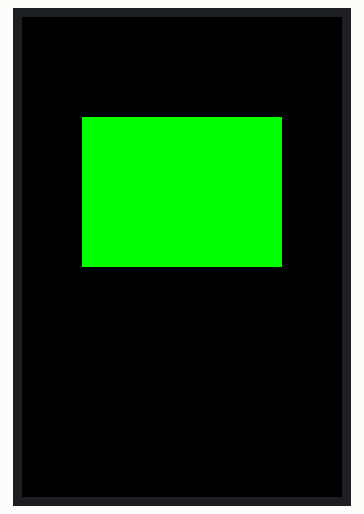
The sketch below on a simulated ESP32. Parts: 320×480 colour display.

Above: at 0.4 s.

The sketch:

green_test.ino
```cpp
// Screen test 1: does the display show anything at all?
//
// What it checks
//   That the ESP32 can talk to the display's driver chip (ILI9488) over SPI and draw on it.
//   Nothing else is involved: no touch, no Wi-Fi, no sensors.
//
// What you should see
//   A black screen with one green rectangle on it. The screen is used upright here (320 wide,
//   480 tall, because the test sets no rotation). The rectangle is 200 wide and 150 tall, and
//   its top left corner is 60 from the left edge and 100 from the top.
//
// Wiring (display pin -> ESP32 pin), as set in the code below
//   SCK         -> GPIO 18
//   SDI (MOSI)  -> GPIO 23
//   DC (RS)     -> GPIO 15
//   CS          -> GPIO 5
//   RESET       -> GPIO 4
//   SDO (MISO)  -> not connected: this test never reads from the display
//
// Where the pin numbers come from
//   The display sits on the lab's breakout board, which connects it to a regular ESP32
//   DevKit V1 board. The pin numbers are the ones in the course's table for that board:
//   the deck "Graphical display for microcontrollers" (in the knowledge bank: "Graphical
//   display on an external screen"), slide 8, "ICST Lab's Custom Breakout board", in the
//   version of November 2026. "slide 8" in the comments below means that slide.
//   Power, as that slide says: a wire from the ESP32's VIN (5V) to the breakout board's pin
//   marked with an up arrow. The slide does not recommend the pin marked "3v".
//
// Library
//   LovyanGFX, version 1.3.0 (Arduino Library Manager). The tests were run with this version.
//
// If the screen stays black or white
//   Check the wiring against the table above, then try a lower speed in freq_write.

// Selects the current version of LovyanGFX's interface. Must come before the include.
#define LGFX_USE_V1
#include <LovyanGFX.hpp>

// Our display, described to the library: which driver chip it has, and which ESP32 pins it is
// wired to. LovyanGFX has no ready-made description of this module, so we write one.
class LGFX : public lgfx::LGFX_Device {
  lgfx::Panel_ILI9488 _panel;   // the display's driver chip
  lgfx::Bus_SPI _bus;           // the SPI connection that carries the pixels
public:
  LGFX() {
    // --- The SPI connection ---
    auto b = _bus.config();
    b.spi_host = SPI3_HOST;     // which of the ESP32's SPI units to use (the one called VSPI)
    b.freq_write = 20000000;    // speed when sending to the display: 20 MHz
    b.pin_sclk = 18;            // clock
    b.pin_mosi = 23;            // data from the ESP32 to the display
    b.pin_miso = -1;            // data back from the display: not connected
    b.pin_dc   = 15;   // slide 8   (tells the chip whether a byte is a command or pixel data)
    _bus.config(b);
    _panel.setBus(&_bus);

    // --- The display itself ---
    auto p = _panel.config();
    p.pin_cs  = 5;     // slide 8   (select: the ESP32 pulls it low to talk to the display)
    p.pin_rst = 4;              // reset: restarts the driver chip
    _panel.config(p);
    setPanel(&_panel);
  }
};

LGFX tft;

void setup() {
  tft.init();                                    // start the SPI connection and the display
  tft.fillScreen(TFT_BLACK);                     // clear the whole screen
  tft.fillRect(60, 100, 200, 150, TFT_GREEN);    // left, top, width, height, colour
}

// Nothing to repeat: the picture stays on the screen.
void loop() {}
```
